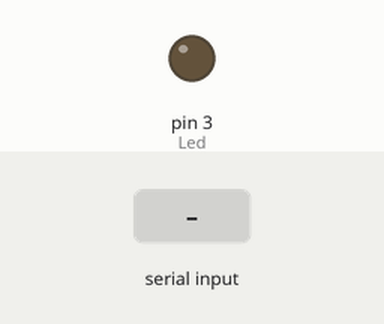
Bench run of a sketch on a simulated Arduino Uno, built with avr-gcc and run on an emulated ATmega328P. Parts: output pins drawn as LEDs (lit = HIGH). The inputs (shaded band) are chosen by the test bench.

Above: at 1.2 s.
1.3 s: "1" received over the second serial link
At 2.0 s:
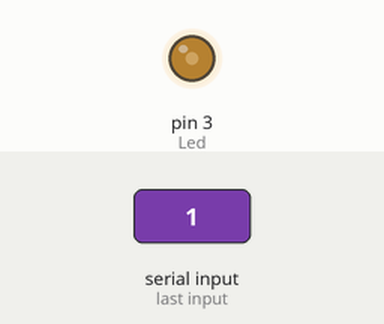
2.8 s: "2" received over the second serial link
At 3.2 s:
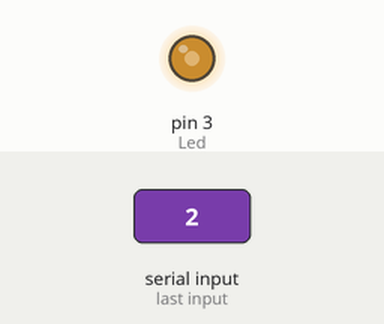
4.3 s: "3" received over the second serial link
At 5.5 s:
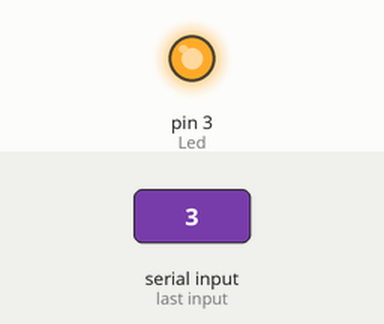
Timing chart, 0 to 7.3 s (numbered marks = the images above; inputs shaded):
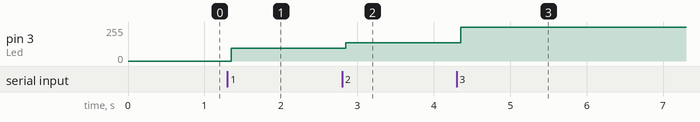

Measured:
- after the input at 1.3 s, pin 3 (Led): 0/255 → 95/255 after 0.05 s
- after the input at 2.8 s, pin 3 (Led): 95/255 → 138/255 after 0.05 s
- after the input at 4.3 s, pin 3 (Led): 138/255 → 255/255 after 0.05 s

The sketch:

Bluetooth.Led.ino
```cpp
#include <SoftwareSerial.h>
SoftwareSerial Bluetooth(7,6); // RX,TX
int Led=3;

void setup(){
  pinMode(Led, OUTPUT);
  Bluetooth.begin(9600);
}

void loop(){
  if(Bluetooth.available()){
    char Data= Bluetooth.read();

    if (Data =='0'){
      delay(50);
      digitalWrite(Led,LOW);
    }
    else if (Data =='1'){
      delay(50);
      analogWrite(Led, 95);
  }
    else if (Data == '2'){
      delay(50);
      analogWrite(Led,138);

    }
    else if (Data=='3'){
      delay(50);
      analogWrite(Led,255);
    }
  }
}
```
